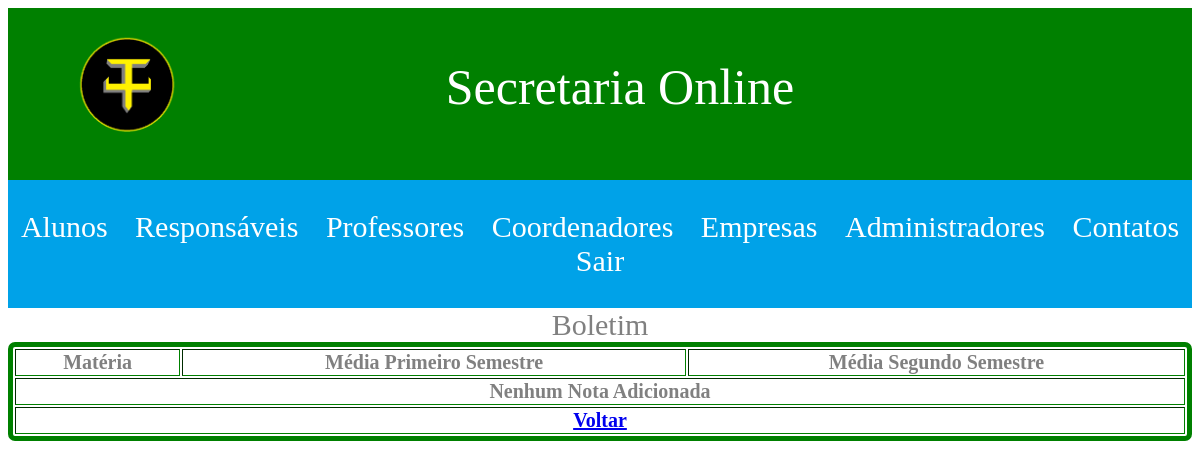
/views/aluno/boletim.php?id=1 (signed in), run on an earlier commit of the app's database.
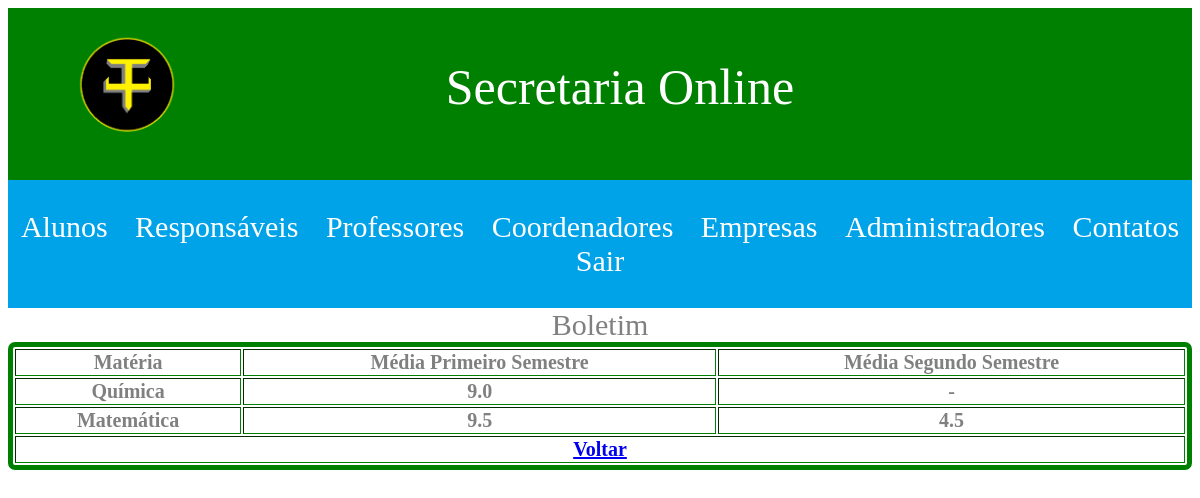
And on a later commit of the database.
### tables this page shows
CREATE TABLE `notas` (
  `id` int(11) NOT NULL,
  `id_aluno` int(11) NOT NULL,
  `id_professor` int(11) NOT NULL,
  `media_primeiro_semestre` double(3,1) NOT NULL,
  `media_segundo_semestre` double(3,1) DEFAULT NULL
);

CREATE TABLE `professores` (
  `id` int(11) NOT NULL,
  `nome` varchar(150) NOT NULL,
  `materia` varchar(50) NOT NULL,
  `login` varchar(100) NOT NULL,
  `email` varchar(100) NOT NULL,
  `senha` varchar(100) NOT NULL,
  `cpf` varchar(20) NOT NULL
);

### app/models/Nota.php (called while the page is built, shortened)
<?php
	function gerar_boletim($id_aluno)
	{
		$conn = iniciarConexao();
		$stmt = $conn->prepare("SELECT * FROM notas WHERE id_aluno = ?");
		$stmt->bindParam(1, $id_aluno);
		if($stmt->execute() && $stmt->rowCount() > 0){
			$notas = $stmt->fetchAll(PDO::FETCH_OBJ);
		}
		return $notas;
	}

### app/models/Professor.php (called while the page is built, shortened)
<?php
	function buscar($id)
	{
		$conn = iniciarConexao();
		$stmt = $conn->prepare("SELECT * FROM professores WHERE id = ?");
		$stmt->bindParam(1, $id);
		if($stmt->execute() && $stmt->rowCount() > 0){
			$professor = $stmt->fetch(PDO::FETCH_OBJ);
		}
		return $professor;
	}

### views/aluno/boletim.php (the view, shortened to what this page needs)
<?php
	include_once '../../app/models/Professor.php';
	include_once '../../app/models/Nota.php';
	include_once '../templates/includes/header.php';
	include_once '../templates/includes/header.php';
	if(!isset($id_aluno) && $_SESSION['usuario_logado']['nv_acesso'] == "aluno"){
		$id_aluno = $_SESSION['usuario_logado']['dados']->id;
	}else{
		$id_aluno = filter_input(INPUT_GET, 'id');
	}
	@$notas = gerar_boletim($id_aluno);
?>
<div class="item9-1">Boletim</div>
<div class="item9-2">
	<table border="5" width="100%" class="tablet">
		<thead>
			<tr>
				<th>Matéria</th>
				<th>Média Primeiro Semestre</th>
				<th>Média Segundo Semestre</th>
			</tr>
		</thead>
		<tbody>
			<?php
				if(!empty($notas)){
					foreach($notas as $nota){
			?>
				<tr>
					<th><?= buscar($nota->id_professor)->materia ?></th>
					<th><?= $nota->media_primeiro_semestre ?></th>
					<th><?= $nota->media_segundo_semestre != null ? $nota->media_segundo_semestre : "-" ?></th>
				</tr>
			<?php } }else{ ?>
				<tr>
					<th colspan="3">Nenhum Nota Adicionada</th>
				</tr>
			<?php } ?>
		</tbody>
		<tfoot>
			<tr>
				<th colspan="3"><a href="../site/dashboard.php">Voltar</a></th>
			</tr>
		</tfoot>
	</table>
</div>
<?php include_once '../templates/includes/footer.php'; ?>

What changed in the data, as far as the page shows it:
added notas: id_professor.materia "Química", media_primeiro_semestre "9.0"
now on this page (row edited): notas: id_professor.materia "Matemática", media_primeiro_semestre "9.5", media_segundo_semestre "4.5"
Also different on the page:
text no longer shown: "Nenhum Nota Adicionada"
